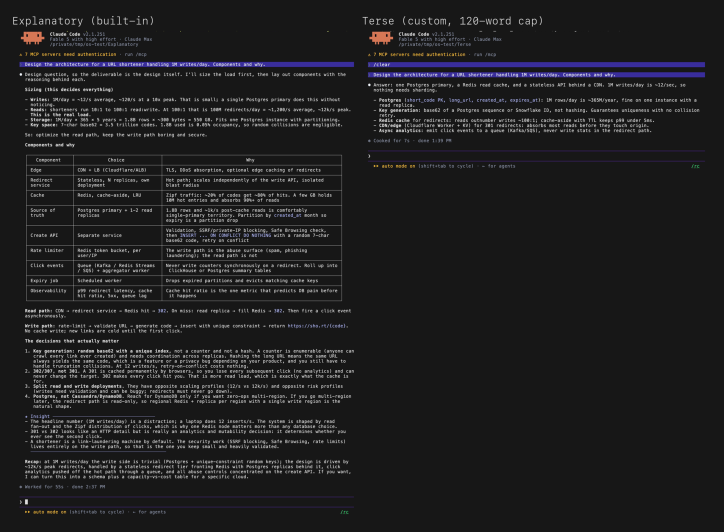
#> input picture docs/playgrounds/dev/output-styles-shots/pairs/pair-arch.png, 1448 x 1064 px (shown at 1/2 size)
$ python -i compare.py   (imports and definitions only)
#> lines starting #> are read from the running program, lines starting #| are printed output that depends on the picture
#!/usr/bin/env python3
"""Compare approved storyboard stills with frames decoded from the rendered film.

approved/<t>.png and rendered/<t>.png share a name per moment (the time in seconds).
Both are resized to 540x960 and blurred 2 px before measuring: a page screenshot and
a film frame are rasterised at different scales, so letter edges land on different
pixels; the blur removes that noise and keeps any moved, missing or recoloured shape.

A pair matches when the mean difference is under --mean (default 4 of 255) and under
--off percent (default 1) of pixels differ by more than 48.

The control pairs each approved still with the rendered frame of the NEXT moment.
Those must NOT match; if any control matches, the measure cannot see change and the
run fails, whatever the true pairs say. A storyboard that holds still between two
sampled moments also trips the control (reported as BLIND): sample moments where
something changes, or move one of the two.

Every .png in the approved folder must be named by its time in seconds (12.5.png);
any other name is refused by name before anything is measured.

Usage: compare.py <approved-dir> <rendered-dir> [--json out.json] [--mean 4] [--off 1] [--min-pairs 6]
Exit 0: every true pair matches and every control differs. Exit 1 otherwise.
Needs Pillow (pip install pillow). Pixels are read with get_flattened_data where Pillow
has it (12.2 does) and with getdata otherwise; Pillow 12 deprecates getdata for removal in 14.
"""

import argparse
import itertools
import json
import math
import pathlib
import sys

from PIL import Image, ImageChops, ImageFilter, ImageStat

ap = argparse.ArgumentParser()
# [7 lines not run here, left out]


def load(p):
    return (
        Image.open(p)
        .convert("RGB")
        .resize((540, 960), Image.LANCZOS)
        .filter(ImageFilter.GaussianBlur(2))
    )
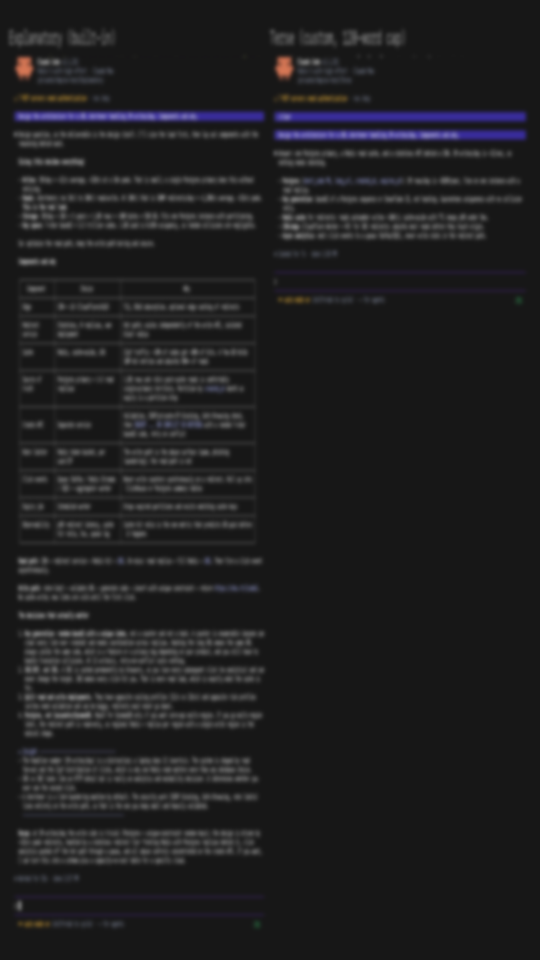
#> returned value: PIL image 540x960 RGB; mean R, G, B 31.6, 31.3, 32.7


def measure(pa, pr):
    d = ImageChops.difference(load(pa), load(pr))
    mean = sum(ImageStat.Stat(d).mean) / 3
    gray = d.convert("L")
    pixels = gray.get_flattened_data() if hasattr(gray, "get_flattened_data") else gray.getdata()
    off = sum(1 for px in pixels if px > 48) / (540 * 960) * 100
    return round(mean, 2), round(off, 2)


def is_time(name):
    # float() also parses "nan" and "inf", which are not times: require a finite number
    try:
        return math.isfinite(float(name[:-4]))
    except ValueError:
        return False


# [1 line that did not run here, left out]
# [1 line that did not run here, left out]
# [4 lines not run here, left out]
# [3 lines that did not run here, left out]
# [2 lines not run here, left out]
pairs, controls = [], []
# [14 lines not run here, left out]
ok = all(p["match"] for p in pairs) and all(c["differs"] for c in controls)
# [4 lines not run here, left out]
blind = [c for c in controls if not c["differs"]]
# [10 lines not run here, left out]

>>> result = load('../../../../../docs/playgrounds/dev/output-styles-shots/pairs/pair-arch.png')
